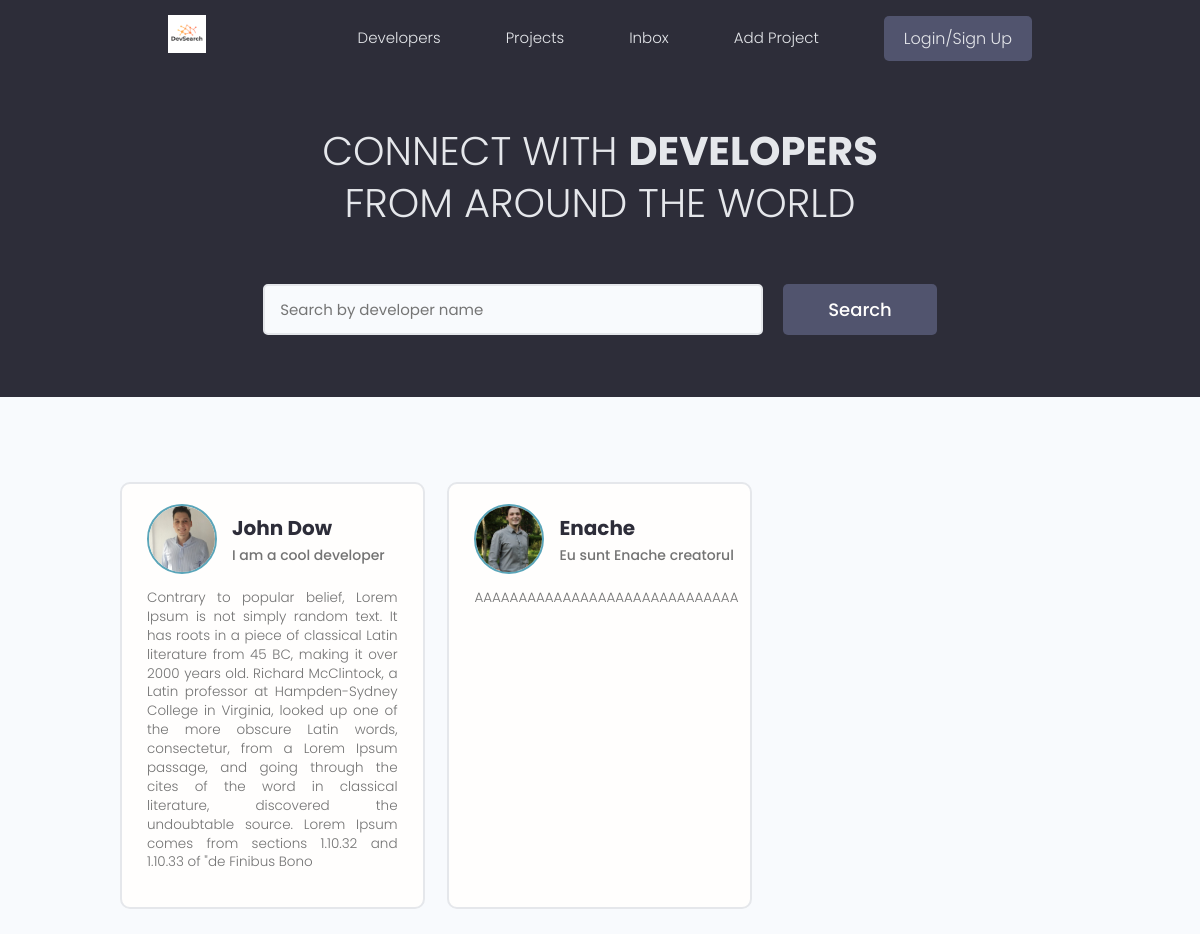
The app's page /, older data.
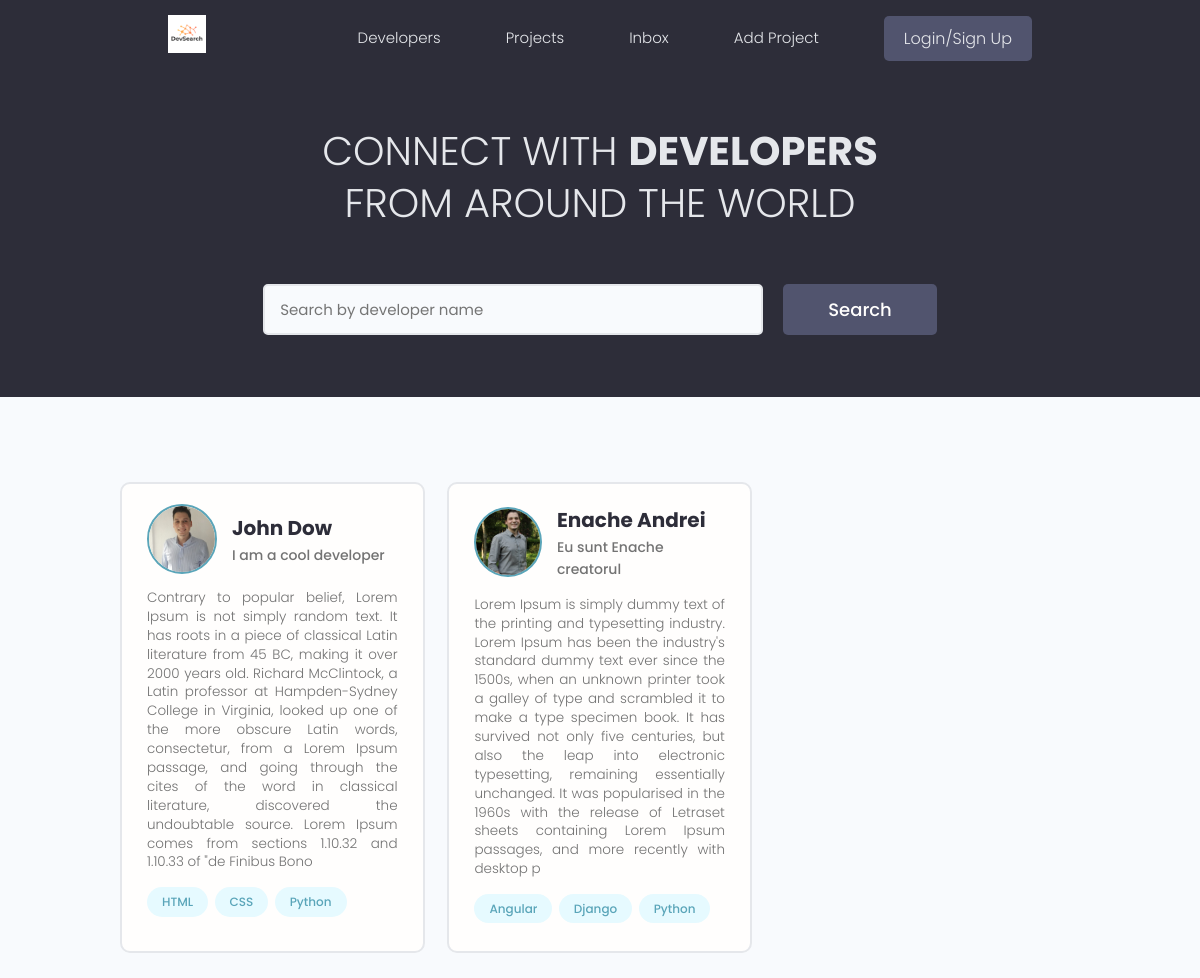
The same page, newer data.
### users/models.py (models this page shows, shortened)
class Profile(models.Model):
    user = models.OneToOneField(User, on_delete=models.CASCADE, null=True, blank=True)
    name = models.CharField(max_length=200, blank=True, null=True)
    email = models.EmailField(max_length=500, blank=True, null=True)
    username = models.CharField(max_length=200, blank=True, null=True)
    location = models.CharField(max_length=200, blank=True, null=True)
    short_intro = models.CharField(max_length=500, blank=True, null=True)
    bio = models.TextField(blank=True, null=True)
    profile_image = models.ImageField(null=True, blank=True, upload_to='profiles/', default='profiles/default.png')
    social_github = models.CharField(max_length=200, blank=True, null=True)
    social_twitter = models.CharField(max_length=200, blank=True, null=True)
    social_linkedin = models.CharField(max_length=200, blank=True, null=True)
    social_website = models.CharField(max_length=200, blank=True, null=True)
    created = models.DateTimeField(auto_now_add=True)
    id = models.UUIDField(default=uuid.uuid4, unique=True, primary_key=True, editable=False)

class Skill(models.Model):
    owner = models.ForeignKey(Profile, on_delete=models.CASCADE, null=True, blank=True)
    name = models.CharField(max_length=200, null=True, blank=True)
    description = models.TextField(null=True, blank=True)
    created = models.DateTimeField(auto_now_add=True)
    id = models.UUIDField(default=uuid.uuid4, unique=True, primary_key=True, editable=False)
    def __str__(self):
        return str(self.name)

### users/views.py (the view)
# urls.py: path('', views.profiles, name="profiles" ),
def profiles(request):
    profiles = Profile.objects.all()
    context = {'profiles': profiles}
    return render(request, 'users/profiles.html', context)

### users/templates/users/profiles.html (shortened to what this page needs)
{% extends 'main.html' %}
{% block content %}
<main class="home">
    <section class="hero-section text-center">
      <div class="container container--narrow">
        <div class="hero-section__box">
          <h2>CONNECT WITH <span>DEVELOPERS</span></h2>
          <h2>FROM AROUND THE WORLD</h2>
        </div>
        <div class="hero-section__search">
          <form class="form" action="#" method="get">
            <div class="form__field">
              <input class="input input--text" id="formInput#search" type="text" name="text"
                placeholder="Search by developer name" />
            </div>
            <input class="btn btn--sub btn--lg" type="submit" value="Search" />
          </form>
        </div>
      </div>
    </section>
    <section class="devlist">
      <div class="container">
        <div class="grid grid--three">
            {% for profile in profiles  %}
            <div class="column card">
                <div class="dev">
                  <a href="{% url 'user-profile' profile.id %}" class="card__body">
                    <div class="dev__profile">
                      <img class="avatar avatar--md" src="{{profile.profile_image.url}}" alt="image" />
                      <div class="dev__meta">
                        <h3>{{profile.name}}</h3>
                        <h5>{{profile.short_intro|slice:"60"}}</h5>
                      </div>
                    </div>
                    <p class="dev__info">
                        {{profile.bio|slice:"500"}}
                    </p>
                    <div class="dev__skills">
                        {% for skill in profile.skill_set.all  %}
                        <span class="tag tag--pill tag--main">
                            <small>{{skill|slice:"5"}}</small>
                        </span>
                        {% endfor %}
                    </div>
                  </a>
                </div>
              </div>
            {% endfor %}
        </div>
      </div>
    </section>
  </main>
{% endblock content %}

Row changes from the older to the newer data that the page shows:
added Skill: name "HTML", shown under Profile "John Dow"
added Skill: name "CSS", shown under Profile "John Dow"
added Skill: name "Python", shown under Profile "John Dow"
changed Profile "Eu sunt Enache creatorul": name "Enache" → "Enache Andrei"; bio "AAAAAAAAAAAAAAAAAAAAAAAAAAAAAA" → "Lorem Ipsum is simply dummy text of the printing and typesetting industry. Lorem Ipsum has been the industry's standard dummy text ever since the 1500s, when an unknown printer took a galley of type and scrambled it to make a type specimen book. It has survived not only five centuries, but also the leap into electronic typesetting, remaining essentially unchanged. It was popularised in the 1960s with the release of Letraset sheets containing Lorem Ipsum passages, and more recently with desktop p"
added Skill: name "Angular", shown under Profile "Eu sunt Enache creatorul"
added Skill: name "Django", shown under Profile "Eu sunt Enache creatorul"
added Skill: name "Python", shown under Profile "Eu sunt Enache creatorul"
